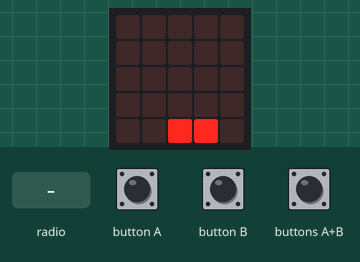
A program run on a simulated BBC micro:bit (MakeCode). Shown: the board's 5×5 LED display. Inputs (shaded band) come from the test bench. Random numbers come from a fixed seed; the run ends where the board's game-over animation would start. At 13.4 s the program stops and its outputs stay as they are.

Above: at 2.6 s.
2.7 s: buttons A+B pressed for 0.15 s
At 3.24 s:
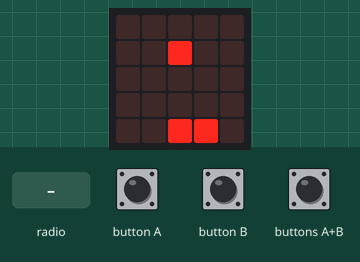
3.4 s: radio message "start" arrives
At 3.9 s:
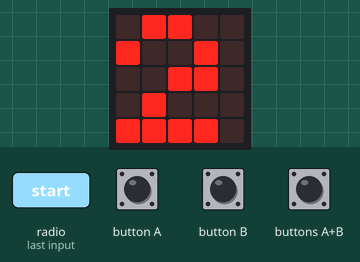
6.3 s: button A pressed for 0.15 s
At 6.7 s:
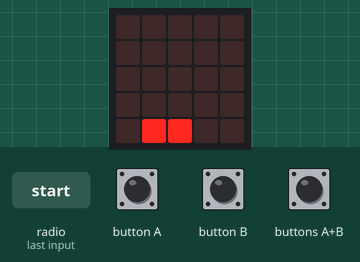
7.9 s: radio message "ball_x=0" arrives
At 8.28 s:
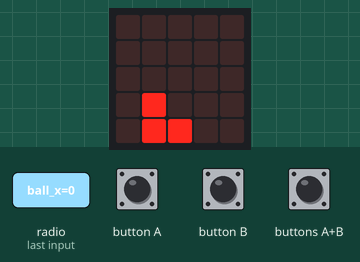
10.9 s: buttons A+B pressed for 1 s
At 12.36 s:
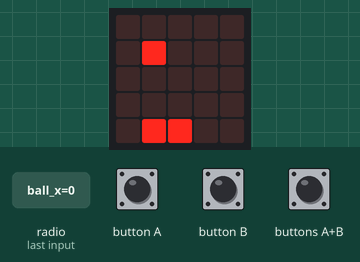
Timing chart, 0 to 13.9 s (numbered marks = the images above; inputs shaded):
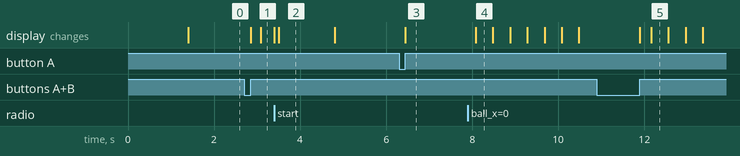

The program:

main.ts
```typescript
input.onButtonPressed(Button.A, function () {
    if (bar_x >= 1) {
        led.unplot(bar_x + 1, 4)
        bar_x = bar_x - 1
        led.plot(bar_x, 4)
    }
})
input.onButtonPressed(Button.AB, function () {
    basic.clearScreen()
    game_active = true
    has_ball = true
    ball_x = randint(0, 3)
    ball_y = 0
    ball_dx = 1
    ball_dy = 1
    led.plot(ball_x, ball_y)
})
radio.onReceivedString(function (receivedString) {
    if (receivedString == "start") {
        images.createImage(`
            . # # . .
            # . . # .
            . . # . .
            . # . . .
            # # # # .
            `).showImage(0)
        game_active = true
        has_ball = false
        ball_dx = 0
        ball_dy = 0
        players = 2
        basic.pause(1000)
        basic.clearScreen()
        led.plot(bar_x, 4)
        led.plot(bar_x + 1, 4)
    }
})
input.onButtonPressed(Button.B, function () {
    if (bar_x < 3) {
        led.unplot(bar_x, 4)
        bar_x = bar_x + 1
        led.plot(bar_x + 1, 4)
    }
})
radio.onReceivedValue(function (name, value) {
    if (name == "ball_x") {
        ball_x = value
        ball_dx = 1
        ball_dy = 1
        has_ball = true
    }
})
let ball_dy = 0
let ball_dx = 0
let ball_y = 0
let ball_x = 0
let bar_x = 0
let has_ball = false
let game_active = false
let players = 0
radio.setGroup(0)
images.createImage(`
    . . # . .
    . # # . .
    . . # . .
    . . # . .
    . # # # .
    `).showImage(0)
players = 1
game_active = false
has_ball = false
bar_x = 2
basic.pause(1000)
basic.clearScreen()
led.plot(bar_x, 4)
led.plot(bar_x + 1, 4)
basic.forever(function () {
    while (game_active && has_ball) {
        led.unplot(ball_x, ball_y)
        ball_y = ball_y + ball_dy
        ball_x = ball_x + ball_dx
        if (players == 1) {
            if (ball_y < 1) {
                ball_dy = 1
            }
        } else if (ball_y < 0) {
            has_ball = false
            continue;
        }
        if (ball_x <= 0 || ball_x >= 4) {
            ball_dx = ball_dx * -1
        }
        // --- Paddle Check ---
        if (ball_y >= 4) {
            if (ball_x == bar_x || ball_x == bar_x + 1) {
                ball_dy = -1
            } else {
                game_active = false
                game.gameOver()
            }
        }
        led.plot(ball_x, ball_y)
        led.plot(bar_x, 4)
        led.plot(bar_x + 1, 4)
        basic.pause(400)
    }
    basic.pause(400)
})
```

test.ts
```typescript
// les tests vont ici; ceci n'est pas compilé lorsque cet ensemble est utilisé en tant qu'extension.
```

Measured:
- after the input at 2.7 s, the display: first changes after 0.15 s (image 1 shows a later state)
- after the input at 6.3 s, the display: changes after 0.15 s (image 3)
- after the input at 7.9 s, the display: changes after 0.18 s (image 4)
- after the input at 10.9 s, the display: first changes after 1.0 s (image 5 shows a later state)
- what the display in image 2 shows lasts 1.3 s, from 3.5 s to 4.8 s
- what the display in image 4 shows lasts 0.4 s, from 8.1 s to 8.5 s
